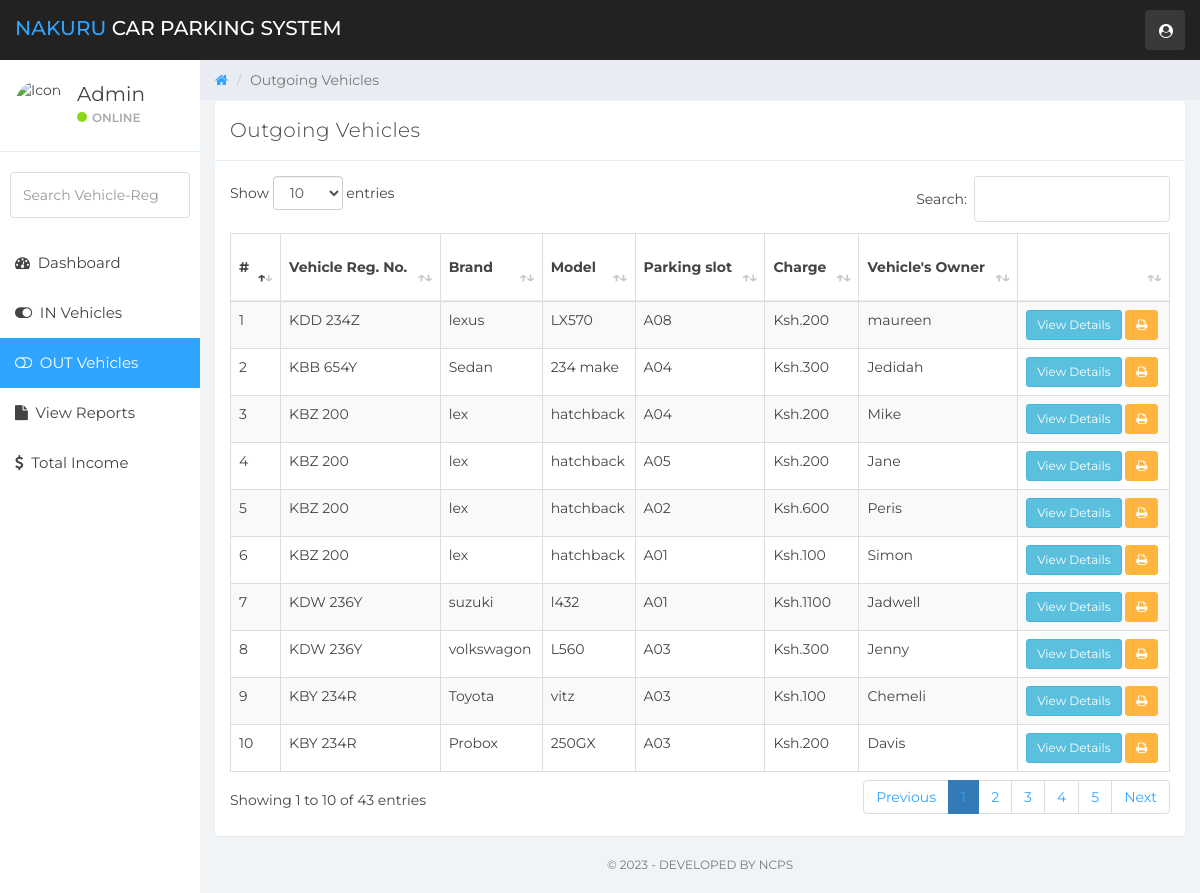
The page /admin/out-vehicles.php (signed in) on the database its author committed.
### tables this page shows
CREATE TABLE IF NOT EXISTS `booking_details` (
  `bid` int NOT NULL AUTO_INCREMENT,
  `fname` varchar(200) NOT NULL,
  `lname` varchar(200) NOT NULL,
  `id_no` int NOT NULL,
  `contact` int NOT NULL,
  `hours` int NOT NULL,
  `car_brand` varchar(100) NOT NULL,
  `car_model` varchar(100) NOT NULL,
  `no_plate` varchar(100) NOT NULL,
  `car_color` varchar(100) NOT NULL,
  `time_in` time NOT NULL,
  `time_out` time NOT NULL,
  `book_time` timestamp NOT NULL DEFAULT CURRENT_TIMESTAMP ON UPDATE CURRENT_TIMESTAMP,
  `slot_no` varchar(4) DEFAULT NULL,
  `slot_status` int DEFAULT '1',
  `b_amount` int NOT NULL,
  PRIMARY KEY (`bid`)
);

### admin/out-vehicles.php (the view, shortened to what this page needs)
<?php
    include('includes/dbconn.php');
    if (strlen($_SESSION['vpmsaid']==0)) {
        header('location:logout.php');
        } else {
?>
<!DOCTYPE html>
<html>
<head>
	<link href="css/bootstrap.min.css" rel="stylesheet">
	<link href="css/font-awesome.min.css" rel="stylesheet">
    <link href="css/datatable.css" rel="stylesheet">
	<link href="css/datepicker3.css" rel="stylesheet">
	<link href="css/styles.css" rel="stylesheet">
</head>
<body>
        <?php include 'includes/navigation.php' ?>
		<?php
		include 'includes/sidebar.php'
		?>
	<div class="col-sm-9 col-sm-offset-3 col-lg-10 col-lg-offset-2 main">
		<div class="row">
			<ol class="breadcrumb">
				<li><a href="dashboard.php">
					<em class="fa fa-home"></em>
				</a></li>
				<li class="active">Outgoing Vehicles</li>
			</ol>
		</div>
		<div class="row">
			<div class="col-lg-12">
			</div>
		</div>
		<div class="row">
				<div class="col-lg-12">
					<div class="panel panel-default">
						<div class="panel-heading">Outgoing Vehicles</div>
						<div class="panel-body">
                        <table id="example" class="table table-striped table-hover table-bordered" style="width:100%">
        <thead>
            <tr>
                <th>#</th>
                <th>Vehicle Reg. No.</th>
                <th>Brand</th>
                <th>Model</th>
                <th>Parking slot</th>
				<th>Charge</th>
                <th>Vehicle's Owner</th>
                <th></th>
            </tr>
        </thead>
        <tbody>
        <?php
        $ret=mysqli_query($con,"SELECT * from  booking_details where slot_status='1'");
        $cnt=1;
        while ($row=mysqli_fetch_array($ret)) {
        ?>
            <tr>
            <td><?php echo $cnt;?></td>
            <td><?php  echo $row['no_plate'];?></td>
            <td><?php  echo $row['car_brand'];?></td>
            <td><?php  echo $row['car_model'];?></td>
            <td><?php  echo $row['slot_no'];?></td>
			<td><?php  echo 'Ksh.'.$row['b_amount'];?></td>
            <td><?php  echo $row['fname'];?></td>
            <td><a href="outgoing-detail.php?updateid=<?php echo $row['bid'];?>"><button type="button" class="btn btn-sm btn-info">View Details</button></a>
            <a href="print-receipt.php?vid=<?php echo $row['bid'];?>"><button type="button" class="btn btn-sm btn-warning"> <i class="fa fa-print"></i></button>
            </td>
            </tr>
                <?php $cnt=$cnt+1;}?>
        </tbody>
    </table>
						</div>
					</div>
				</div>
</div>
        <?php include 'includes/footer.php'?>
	</div>
</body>
</html>
<?php }  ?>

### admin/css/datatable.css (style rules this page uses)
table.dataTable { clear: both; margin-top: 6px !important; margin-bottom: 6px !important; max-width: none !important; border-collapse: separate !important; border-spacing: 0; }
table.dataTable td, table.dataTable th { -webkit-box-sizing: content-box; box-sizing: content-box; }
table.dataTable > thead > tr > th:not(.sorting_disabled), table.dataTable > thead > tr > td:not(.sorting_disabled) { padding-right: 30px; }
table.dataTable > thead .sorting, table.dataTable > thead .sorting_asc, table.dataTable > thead .sorting_desc, table.dataTable > thead .sorting_asc_disabled, table.dataTable > thead .sorting_desc_disabled { cursor: pointer; position: relative; }
table.dataTable > thead .sorting:before, table.dataTable > thead .sorting:after, table.dataTable > thead .sorting_asc:before, table.dataTable > thead .sorting_asc:after, table.dataTable > thead .sorting_desc:before, table.dataTable > thead .sorting_desc:after, table.dataTable > thead .sorting_asc_disabled:before, table.dataTable > thead .sorting_asc_disabled:after, table.dataTable > thead .sorting_desc_disabled:before, table.dataTable > thead .sorting_desc_disabled:after { position: absolute; bottom: 0.9em; display: block; opacity: 0.3; }
table.dataTable > thead .sorting:before, table.dataTable > thead .sorting_asc:before, table.dataTable > thead .sorting_desc:before, table.dataTable > thead .sorting_asc_disabled:before, table.dataTable > thead .sorting_desc_disabled:before { right: 1em; content: "↑"; }
table.dataTable > thead .sorting:after, table.dataTable > thead .sorting_asc:after, table.dataTable > thead .sorting_desc:after, table.dataTable > thead .sorting_asc_disabled:after, table.dataTable > thead .sorting_desc_disabled:after { right: 0.5em; content: "↓"; }
table.dataTable > thead .sorting_asc:before, table.dataTable > thead .sorting_desc:after { opacity: 1; }
table.table-bordered.dataTable { border-right-width: 0; }
table.table-bordered.dataTable th, table.table-bordered.dataTable td { border-left-width: 0; }
table.table-bordered.dataTable th:last-child, table.table-bordered.dataTable th:last-child, table.table-bordered.dataTable td:last-child, table.table-bordered.dataTable td:last-child { border-right-width: 1px; }
table.table-bordered.dataTable tbody th, table.table-bordered.dataTable tbody td { border-bottom-width: 0; }

### admin/css/styles.css (style rules this page uses)
body { background: #f1f4f7; padding-top: 60px; font-size: 14px; color: #444444; font-family: "Montserrat", "Helvetica Neue", Helvetica, Arial, sans-serif; }
a, a:hover, a:focus { color: #30a5ff; }
.btn-warning, .btn-warning:hover, .btn-warning:focus, .btn-warning:active, .btn-warning.active, .open > .dropdown-toggle.btn-warning, .btn-warning.disabled, .btn-warning[disabled], fieldset[disabled] .btn-warning, .btn-warning.disabled:hover, .btn-warning[disabled]:hover, fieldset[disabled] .btn-warning:hover, .btn-warning.disabled:focus, .btn-warning[disabled]:focus, fieldset[disabled] .btn-warning:focus, .btn-warning.disabled:active, .btn-warning[disabled]:active, fieldset[disabled] .btn-warning:active, .btn-warning.disabled.active, .btn-warning[disabled].active, fieldset[disabled] .btn-warning.active { background-color: #ffb53e; border-color: #ffb53e; }
.panel { border: 0; }
.panel-heading { font-size: 20px; font-weight: 300; letter-spacing: 0.025em; height: 60px; line-height: 38px; }
.panel-default .panel-heading { background: #fff; border-bottom: 1px solid #e9ecf2; color: #444444; }
.breadcrumb { border-radius: 0; padding: 10px 15px 10px 15px; background: #e9ecf2; margin: 0; }
.table { background: #fff; }
.table > thead > tr > th { border-bottom: 1px solid #e6e7e8; vertical-align: middle; height: 50px; }

### rows shown on the page
booking_details: no_plate "KDD 234Z", car_brand "lexus", car_model "LX570", slot_no "A08", b_amount "200", fname "maureen"
booking_details: no_plate "KBB 654Y", car_brand "Sedan", car_model "234 make", slot_no "A04", b_amount "300", fname "Jedidah"
booking_details: no_plate "KBZ 200", car_brand "lex", car_model "hatchback", slot_no "A04", b_amount "200", fname "Mike"
booking_details: no_plate "KBZ 200", car_brand "lex", car_model "hatchback", slot_no "A05", b_amount "200", fname "Jane"
booking_details: no_plate "KBZ 200", car_brand "lex", car_model "hatchback", slot_no "A02", b_amount "600", fname "Peris"
booking_details: no_plate "KBZ 200", car_brand "lex", car_model "hatchback", slot_no "A01", b_amount "100", fname "Simon"
booking_details: no_plate "KDW 236Y", car_brand "suzuki", car_model "l432", slot_no "A01", b_amount "1100", fname "Jadwell"
booking_details: no_plate "KDW 236Y", car_brand "volkswagon", car_model "L560", slot_no "A03", b_amount "300", fname "Jenny"
booking_details: no_plate "KBY 234R", car_brand "Toyota", car_model "vitz", slot_no "A03", b_amount "100", fname "Chemeli"
booking_details: no_plate "KBY 234R", car_brand "Probox", car_model "250GX", slot_no "A03", b_amount "200", fname "Davis"
